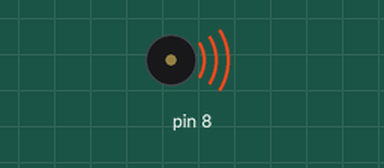
Recording of a sketch running on a simulated Arduino Uno, built with avr-gcc and run on an emulated ATmega328P. On the bench: buzzer (waves = sounding).

Above: at 0.1 s.
Timing chart, 0 to 1.6 s (numbered marks = the images above):
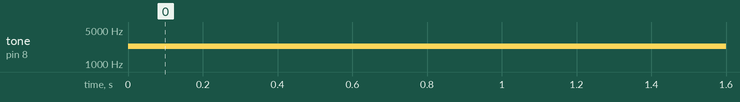

The sketch:

toneTEst.ino
```cpp
void setup()
{
  pinMode(8,OUTPUT);
}

void loop() {
  // no need to repeat the melody.
  tone(8,2300,3000);
  delay(1000);
}
```

Measured:
- by itself, tone on pin 8: silent → 2300 Hz at 0.00 s
